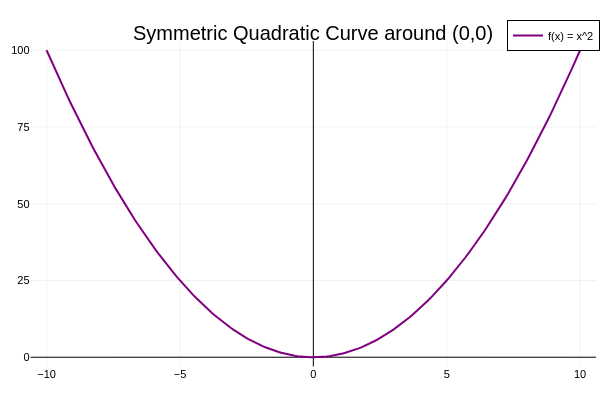

Notebook code cell kept with this figure:
### Markdown cell above
<a id="example-quadratic"></a>
#### Quadratic Function

**Mathematical Concept:**
A symmetric, second-degree polynomial curve forming a parabola.
$$ f(x) = x^2 $$

**Modeling Objective:**
Plot symmetric non-linear growth around the origin.

[↑ Back to Table of Contents](#table-of-contents)

### Code cell
x = -10:0.1:10
f(x) = x.^2

plot(x, f(x), 
     label="f(x) = x^2", 
     title="Symmetric Quadratic Curve around (0,0)", 
     color=:purple, 
     lw=2,
     framestyle=:zerolines,
     grid=true)

### Figure 1 — Plotly figure (JSON) as saved in the notebook; plotly's stock layout.template omitted (floating-point values rounded to 4 significant figures; data arrays with more than 128 entries replaced by an {"elided": "..."} marker saying what was removed)
{"data": [{"colorbar": {"len": 0.9039, "title": "", "x": 0.9934, "y": 0.4896}, "legendgroup": "f(x) = x^2", "line": {"color": "rgba(128, 0, 128, 1.000)", "dash": "solid", "shape": "linear", "width": 2}, "mode": "lines", "name": "f(x) = x^2", "showlegend": true, "type": "scatter", "x": {"elided": "201 float values"}, "xaxis": "x", "y": {"elided": "201 float values"}, "yaxis": "y"}], "layout": {"annotations": [{"font": {"color": "rgba(0, 0, 0, 1.000)", "family": "sans-serif", "size": 20}, "rotation": 0, "showarrow": false, "text": "Symmetric Quadratic Curve around (0,0)", "x": 0.5222, "xanchor": "center", "xref": "paper", "y": 1, "yanchor": "top", "yref": "paper"}], "height": 400, "legend": {"bgcolor": "rgba(255, 255, 255, 1.000)", "bordercolor": "rgba(0, 0, 0, 1.000)", "borderwidth": 1, "font": {"color": "rgba(0, 0, 0, 1.000)", "family": "sans-serif", "size": 11}, "title": {"font": {"color": "rgba(0, 0, 0, 1.000)", "family": "sans-serif", "size": 15}, "text": ""}, "tracegroupgap": 0, "traceorder": "normal", "x": 1, "xanchor": "auto", "y": 1, "yanchor": "auto"}, "margin": {"b": 20, "l": 0, "r": 0, "t": 20}, "paper_bgcolor": "rgba(255, 255, 255, 1.000)", "plot_bgcolor": "rgba(255, 255, 255, 1.000)", "showlegend": true, "width": 600, "xaxis": {"anchor": "y", "domain": [0.05101, 0.9934], "gridcolor": "rgba(0, 0, 0, 0.100)", "gridwidth": 0.5, "linecolor": "rgba(0, 0, 0, 1.000)", "mirror": false, "range": [-10.6, 10.6], "showgrid": true, "showline": false, "showticklabels": true, "tickangle": 0, "tickcolor": "rgba(0, 0, 0, 0.000)", "tickfont": {"color": "rgba(0, 0, 0, 1.000)", "family": "sans-serif", "size": 11}, "tickmode": "array", "ticks": "inside", "ticktext": ["−10", "−5", "0", "5", "10"], "tickvals": [-10, -5, 0, 5, 10], "title": "", "titlefont": {"color": "rgba(0, 0, 0, 1.000)", "family": "sans-serif", "size": 15}, "type": "-", "visible": true, "zeroline": true, "zerolinecolor": "rgba(0, 0, 0, 1.000)"}, "yaxis": {"anchor": "x", "domain": [0.03762, 0.9415], "gridcolor": "rgba(0, 0, 0, 0.100)", "gridwidth": 0.5, "linecolor": "rgba(0, 0, 0, 1.000)", "mirror": false, "range": [-3, 103], "showgrid": true, "showline": false, "showticklabels": true, "tickangle": 0, "tickcolor": "rgba(0, 0, 0, 0.000)", "tickfont": {"color": "rgba(0, 0, 0, 1.000)", "family": "sans-serif", "size": 11}, "tickmode": "array", "ticks": "inside", "ticktext": ["0", "25", "50", "75", "100"], "tickvals": [0, 25, 50, 75, 100], "title": "", "titlefont": {"color": "rgba(0, 0, 0, 1.000)", "family": "sans-serif", "size": 15}, "type": "-", "visible": true, "zeroline": true, "zerolinecolor": "rgba(0, 0, 0, 1.000)"}}}
